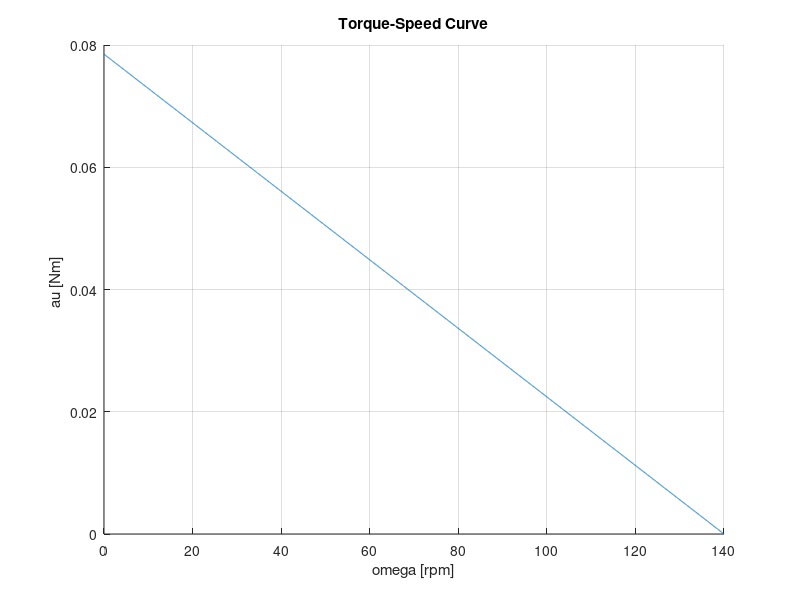

The MATLAB script that drew this image:
T_s = .0785; % Nm
w_nl = 140; % rpm
w = (0:.01:w_nl);

m = -T_s/w_nl;

T = m.*w + T_s;

figure; hold on; grid on;

plot(w,T);
title("Torque-Speed Curve");
xlabel("\omega [rpm]");
ylabel("\tau [Nm]");